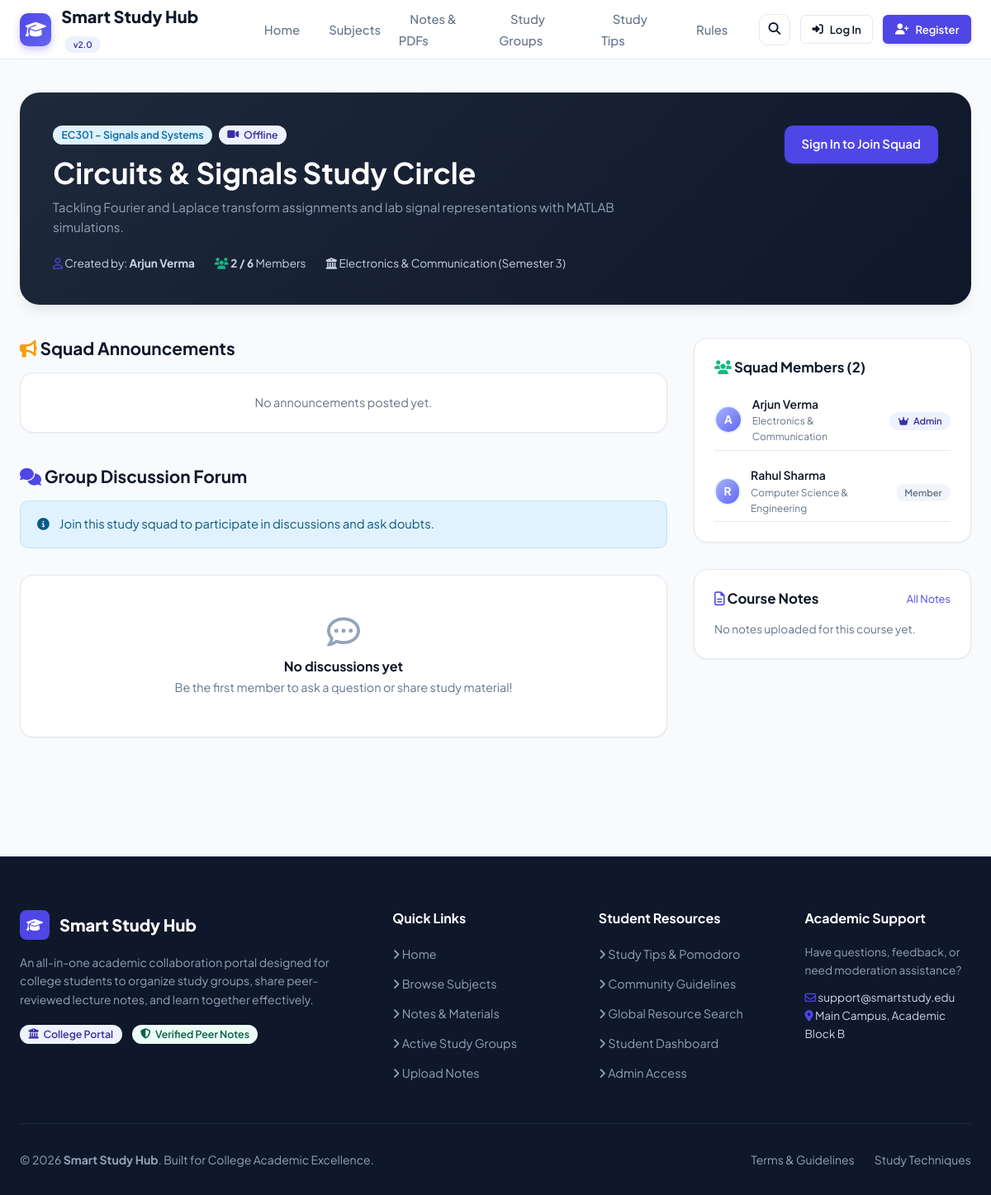
The app's page /group.php?id=4 with its own data.
### tables this page shows
CREATE TABLE IF NOT EXISTS `study_groups` (
  `id` INT AUTO_INCREMENT PRIMARY KEY,
  `creator_id` INT NOT NULL,
  `subject_id` INT NOT NULL,
  `group_name` VARCHAR(150) NOT NULL,
  `description` TEXT,
  `department` VARCHAR(100) NOT NULL,
  `semester` VARCHAR(20) NOT NULL,
  `max_members` INT DEFAULT 10,
  `meeting_preference` ENUM('Online', 'Offline', 'Both') DEFAULT 'Online',
  `status` ENUM('active', 'archived') DEFAULT 'active',
  `created_at` TIMESTAMP DEFAULT CURRENT_TIMESTAMP,
  INDEX (`creator_id`),
  INDEX (`subject_id`),
  CONSTRAINT `fk_groups_creator` FOREIGN KEY (`creator_id`) REFERENCES `users` (`id`) ON DELETE CASCADE,
  CONSTRAINT `fk_groups_subject` FOREIGN KEY (`subject_id`) REFERENCES `subjects` (`id`) ON DELETE CASCADE
);

CREATE TABLE IF NOT EXISTS `subjects` (
  `id` INT AUTO_INCREMENT PRIMARY KEY,
  `subject_code` VARCHAR(20) NOT NULL UNIQUE,
  `subject_name` VARCHAR(150) NOT NULL,
  `department` VARCHAR(100) NOT NULL,
  `semester` VARCHAR(20) NOT NULL,
  `description` TEXT,
  `created_at` TIMESTAMP DEFAULT CURRENT_TIMESTAMP
);

CREATE TABLE IF NOT EXISTS `users` (
  `id` INT AUTO_INCREMENT PRIMARY KEY,
  `name` VARCHAR(100) NOT NULL,
  `email` VARCHAR(150) NOT NULL UNIQUE,
  `student_id` VARCHAR(50) NOT NULL,
  `department` VARCHAR(100) NOT NULL,
  `semester` VARCHAR(20) NOT NULL,
  `password` VARCHAR(255) NOT NULL,
  `role` ENUM('student', 'admin') DEFAULT 'student',
  `profile_image` VARCHAR(255) DEFAULT 'default_avatar.png',
  `bio` TEXT DEFAULT NULL,
  `status` ENUM('active', 'suspended') DEFAULT 'active',
  `created_at` TIMESTAMP DEFAULT CURRENT_TIMESTAMP
);

CREATE TABLE IF NOT EXISTS `group_members` (
  `id` INT AUTO_INCREMENT PRIMARY KEY,
  `group_id` INT NOT NULL,
  `user_id` INT NOT NULL,
  `role` ENUM('owner', 'member') DEFAULT 'member',
  `joined_at` TIMESTAMP DEFAULT CURRENT_TIMESTAMP,
  UNIQUE KEY `unique_group_member` (`group_id`, `user_id`),
  CONSTRAINT `fk_members_group` FOREIGN KEY (`group_id`) REFERENCES `study_groups` (`id`) ON DELETE CASCADE,
  CONSTRAINT `fk_members_user` FOREIGN KEY (`user_id`) REFERENCES `users` (`id`) ON DELETE CASCADE
);

### includes/functions.php (called while the page is built, shortened)
<?php
function e(?string $string): string {
    return htmlspecialchars($string ?? '', ENT_QUOTES, 'UTF-8');
}

### includes/auth.php (called while the page is built, shortened)
<?php
require_once __DIR__ . '/functions.php';
function isLoggedIn(): bool {
    return isset($_SESSION['user']) && !empty($_SESSION['user']['id']);
}
function isAdmin(): bool {
    return isLoggedIn() && isset($_SESSION['user']['role']) && $_SESSION['user']['role'] === 'admin';
}
function getCurrentUserId(): ?int {
    return $_SESSION['user']['id'] ?? null;
}

### group.php (the view, shortened to what this page needs)
<?php
require_once __DIR__ . '/includes/functions.php';
require_once __DIR__ . '/includes/auth.php';
$groupId = isset($_GET['id']) ? (int)$_GET['id'] : 0;
$pdo = getDBConnection();
$currentUserId = getCurrentUserId();
$stmt = $pdo->prepare("
    SELECT g.*,
           s.subject_code, s.subject_name, s.department as subject_dept,
           u.name as creator_name, u.email as creator_email,
           (SELECT COUNT(*) FROM group_members WHERE group_id = g.id) as member_count
    FROM study_groups g
    JOIN subjects s ON g.subject_id = s.id
    JOIN users u ON g.creator_id = u.id
    WHERE g.id = ?
");
$stmt->execute([$groupId]);
$group = $stmt->fetch();
$isMember = false;
$isOwner = false;
$announcementsStmt = $pdo->prepare("
    SELECT a.*, u.name as author_name
    FROM announcements a
    JOIN users u ON a.user_id = u.id
    WHERE a.group_id = ?
    ORDER BY a.created_at DESC
");
$announcementsStmt->execute([$groupId]);
$announcements = $announcementsStmt->fetchAll();
$postsStmt = $pdo->prepare("
    SELECT p.*, u.name as author_name, u.student_id, u.department as author_dept, gm.role as member_role
    FROM group_posts p
    JOIN users u ON p.user_id = u.id
    LEFT JOIN group_members gm ON (gm.group_id = p.group_id AND gm.user_id = p.user_id)
    WHERE p.group_id = ? AND p.parent_id IS NULL
    ORDER BY p.created_at DESC
");
$postsStmt->execute([$groupId]);
$parentPosts = $postsStmt->fetchAll();
$membersStmt = $pdo->prepare("
    SELECT m.role, m.joined_at, u.id as user_id, u.name, u.student_id, u.department, u.semester
    FROM group_members m
    JOIN users u ON m.user_id = u.id
    WHERE m.group_id = ?
    ORDER BY (m.role = 'owner') DESC, m.joined_at ASC
");
$membersStmt->execute([$groupId]);
$membersList = $membersStmt->fetchAll();
$notesStmt = $pdo->prepare("
    SELECT id, title, file_type, file_size, average_rating, downloads
    FROM notes
    WHERE subject_id = ?
    ORDER BY downloads DESC
    LIMIT 4
");
$notesStmt->execute([$group['subject_id']]);
$subjectNotes = $notesStmt->fetchAll();
require_once __DIR__ . '/includes/header.php';
?>
<div class="container" style="padding-top: 2.5rem; padding-bottom: 4rem;">
    <div style="background: linear-gradient(135deg, #1e293b, #0f172a); border-radius: var(--radius-xl); padding: 2.5rem; color: white; margin-bottom: 2.5rem; box-shadow: var(--shadow-lg);">
        <div style="display: flex; justify-content: space-between; align-items: flex-start; flex-wrap: wrap; gap: 1.5rem;">
            <div style="max-width: 750px;">
                <div style="display: flex; gap: 0.5rem; align-items: center; margin-bottom: 0.75rem;">
                    <span class="badge badge-secondary"><?= e($group['subject_code']) ?> – <?= e($group['subject_name']) ?></span>
                    <span class="badge badge-primary"><i class="fas fa-video"></i> <?= e($group['meeting_preference']) ?></span>
                </div>
                <h1 style="color: white; font-size: 2.2rem; line-height: 1.25; margin-bottom: 0.5rem;">
                    <?= e($group['group_name']) ?>
                </h1>
                <p style="color: #94a3b8; font-size: 0.95rem; line-height: 1.6; margin-bottom: 1.25rem;">
                    <?= e($group['description']) ?>
                </p>
                <div style="display: flex; flex-wrap: wrap; gap: 1.5rem; font-size: 0.85rem; color: #cbd5e1;">
                    <span><i class="far fa-user text-primary"></i> Created by: <strong><?= e($group['creator_name']) ?></strong></span>
                    <span><i class="fas fa-users text-accent"></i> <strong><?= $group['member_count'] ?> / <?= $group['max_members'] ?></strong> Members</span>
                    <span><i class="fas fa-university"></i> <?= e($group['department']) ?> (<?= e($group['semester']) ?>)</span>
                </div>
            </div>
            <div>
                <?php if ($currentUserId): ?>
                    <?php if ($isOwner): ?>
                        <div class="badge badge-primary" style="padding: 0.65rem 1.25rem; font-size: 0.9rem;">
                            <i class="fas fa-crown"></i> Squad Administrator
                        </div>
                    <?php elseif ($isMember): ?>
                        <button type="button" class="btn btn-danger" onclick="leaveGroupAjax(<?= $group['id'] ?>, this)">
                            <i class="fas fa-sign-out-alt"></i> Leave Squad
                        </button>
                    <?php elseif ((int)$group['member_count'] >= (int)$group['max_members']): ?>
                        <button type="button" class="btn btn-secondary" disabled>Squad Full</button>
                    <?php else: ?>
                        <button type="button" class="btn btn-primary btn-lg" onclick="joinGroupAjax(<?= $group['id'] ?>, this)">
                            <i class="fas fa-user-plus"></i> Join This Squad
                        </button>
                    <?php endif; ?>
                <?php else: ?>
                    <a href="<?= BASE_URL ?>/login.php?redirect=<?= urlencode($_SERVER['REQUEST_URI']) ?>" class="btn btn-primary">
                        Sign In to Join Squad
                    </a>
                <?php endif; ?>
            </div>
        </div>
    </div>
    <div style="display: grid; grid-template-columns: 2.1fr 0.9fr; gap: 2rem;">
        <div>
            <div style="margin-bottom: 2.5rem;">
                <div style="display: flex; justify-content: space-between; align-items: center; margin-bottom: 1rem;">
                    <h3 style="font-size: 1.3rem;"><i class="fas fa-bullhorn text-warning"></i> Squad Announcements</h3>
                </div>
                <?php if (empty($announcements)): ?>
                    <div class="card" style="padding: 1.5rem; text-align: center; color: var(--text-muted); font-size: 0.9rem;">
                        No announcements posted yet.
                    </div>
                <?php endif; ?>
            </div>
            <div>
                <h3 style="font-size: 1.3rem; margin-bottom: 1rem;">
                    <i class="fas fa-comments text-primary"></i> Group Discussion Forum
                </h3>
                <?php if ($isMember || isAdmin()): ?>
                    <div class="card" style="margin-bottom: 2rem;">
                        <h4 style="font-size: 1rem; margin-bottom: 0.5rem;">Ask a Question or Start a Discussion</h4>
                        <form method="POST" action="<?= BASE_URL ?>/group.php?id=<?= $group['id'] ?>">
                            <input type="hidden" name="action" value="create_post">
                            <input type="hidden" name="csrf_token" value="<?= e($csrfToken) ?>">
                            <div class="form-group" style="margin-bottom: 0.75rem;">
                                <textarea name="message" class="form-control" rows="3" placeholder="Share a doubt, discuss an assignment problem, or share study links..." required></textarea>
                            </div>
                            <div style="display: flex; justify-content: flex-end;">
                                <button type="submit" class="btn btn-primary">
                                    <i class="fas fa-paper-plane"></i> Post Message
                                </button>
                            </div>
                        </form>
                    </div>
                <?php else: ?>
                    <div class="alert alert-info" style="margin-bottom: 2rem;">
                        <i class="fas fa-info-circle"></i>
                        <div>Join this study squad to participate in discussions and ask doubts.</div>
                    </div>
                <?php endif; ?>
                <?php if (empty($parentPosts)): ?>
                    <div class="card" style="text-align: center; padding: 3rem 1.5rem; color: var(--text-muted);">
                        <i class="far fa-comment-dots" style="font-size: 2.5rem; margin-bottom: 0.75rem; color: var(--text-light);"></i>
                        <h4>No discussions yet</h4>
                        <p style="font-size: 0.9rem; margin-top: 0.25rem;">Be the first member to ask a question or share study material!</p>
                    </div>
                <?php endif; ?>
            </div>
        </div>
        <div>
            <div class="card" style="margin-bottom: 2rem;">
                <h4 style="margin-bottom: 1rem; font-size: 1.05rem;">
                    <i class="fas fa-users text-accent"></i> Squad Members (<?= count($membersList) ?>)
                </h4>
                <div style="display: flex; flex-direction: column; gap: 0.75rem; max-height: 350px; overflow-y: auto;">
                    <?php foreach ($membersList as $m): ?>
                        <div style="display: flex; align-items: center; justify-content: space-between; padding: 0.4rem 0; border-bottom: 1px solid var(--border);">
                            <div style="display: flex; align-items: center; gap: 0.75rem;">
                                <div class="avatar" style="width: 34px; height: 34px; font-size: 0.85rem;">
                                    <?= strtoupper(substr($m['name'], 0, 1)) ?>
                                </div>
                                <div>
                                    <div class="font-semibold" style="font-size: 0.875rem;"><?= e($m['name']) ?></div>
                                    <div class="text-muted" style="font-size: 0.75rem;"><?= e($m['department']) ?></div>
                                </div>
                            </div>
                            <div>
                                <?php if ($m['role'] === 'owner'): ?>
                                    <span class="badge badge-primary" style="font-size: 0.7rem;"><i class="fas fa-crown"></i> Admin</span>
                                <?php else: ?>
                                    <span class="badge badge-neutral" style="font-size: 0.7rem;">Member</span>
                                <?php endif; ?>
                            </div>
                        </div>
                    <?php endforeach; ?>
                </div>
            </div>
            <div class="card">
                <div style="display: flex; justify-content: space-between; align-items: center; margin-bottom: 1rem;">
                    <h4 style="font-size: 1.05rem;"><i class="far fa-file-alt text-primary"></i> Course Notes</h4>
                    <a href="<?= BASE_URL ?>/notes.php?subject=<?= $group['subject_id'] ?>" style="font-size: 0.8rem;">All Notes</a>
                </div>
                <?php if (empty($subjectNotes)): ?>
                    <p class="text-muted" style="font-size: 0.85rem;">No notes uploaded for this course yet.</p>
                <?php endif; ?>
            </div>
        </div>
    </div>
</div>
<?php require_once __DIR__ . '/includes/footer.php'; ?>

### records on screen
study_groups: subject.subject_code "EC301", subject.subject_name "Signals and Systems", meeting_preference "Offline", group_name "Circuits & Signals Study Circle", description "Tackling Fourier and Laplace transform assignments and lab signal representations with MATLAB simulations.", creator.name "Arjun Verma", max_members "6", department "Electronics & Communication", semester "Semester 3"
group_members: user.name "A", user.name "Arjun Verma", user.department "Electronics & Communication", role "owner" (drawn)
group_members: user.name "R", user.name "Rahul Sharma", user.department "Computer Science & Engineering", role "Member"

### other values on screen
$group['member_count'] "2"
count($membersList) "2"
